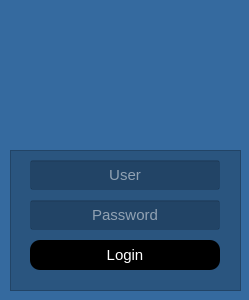
<?xml version="1.0" encoding="UTF-8"?>
<ui version="4.0">
 <class>Login</class>
 <widget class="QWidget" name="Login">
  <property name="geometry">
   <rect>
    <x>0</x>
    <y>0</y>
    <width>249</width>
    <height>300</height>
   </rect>
  </property>
  <property name="windowTitle">
   <string>Login</string>
  </property>
  <property name="styleSheet">
   <string notr="true">background-color: rgb(53, 106, 159);
</string>
  </property>
  <widget class="QFrame" name="frame">
   <property name="geometry">
    <rect>
     <x>10</x>
     <y>150</y>
     <width>231</width>
     <height>141</height>
    </rect>
   </property>
   <property name="styleSheet">
    <string notr="true">background-color: rgba(0, 0, 0,0.2);</string>
   </property>
   <property name="frameShape">
    <enum>QFrame::StyledPanel</enum>
   </property>
   <property name="frameShadow">
    <enum>QFrame::Raised</enum>
   </property>
   <widget class="QLineEdit" name="txt_user">
    <property name="geometry">
     <rect>
      <x>20</x>
      <y>10</y>
      <width>190</width>
      <height>30</height>
     </rect>
    </property>
    <property name="font">
     <font>
      <pointsize>11</pointsize>
     </font>
    </property>
    <property name="styleSheet">
     <string notr="true">color: rgb(255, 255, 255);</string>
    </property>
    <property name="alignment">
     <set>Qt::AlignCenter</set>
    </property>
    <property name="placeholderText">
     <string>User</string>
    </property>
   </widget>
   <widget class="QLineEdit" name="txt_password">
    <property name="geometry">
     <rect>
      <x>20</x>
      <y>50</y>
      <width>190</width>
      <height>30</height>
     </rect>
    </property>
    <property name="font">
     <font>
      <pointsize>11</pointsize>
     </font>
    </property>
    <property name="styleSheet">
     <string notr="true">color: rgb(255, 255, 255);</string>
    </property>
    <property name="echoMode">
     <enum>QLineEdit::Password</enum>
    </property>
    <property name="alignment">
     <set>Qt::AlignCenter</set>
    </property>
    <property name="placeholderText">
     <string>Password</string>
    </property>
   </widget>
   <widget class="QPushButton" name="btn_login">
    <property name="geometry">
     <rect>
      <x>20</x>
      <y>90</y>
      <width>190</width>
      <height>30</height>
     </rect>
    </property>
    <property name="font">
     <font>
      <pointsize>11</pointsize>
     </font>
    </property>
    <property name="cursor">
     <cursorShape>PointingHandCursor</cursorShape>
    </property>
    <property name="styleSheet">
     <string notr="true">QPushButton{
	background-color: rgb(0, 0, 0);
	color: rgb(255, 255, 255);
	border-radius:10px;
}

QPushButton:hover{
	background-color: rgb(255, 255, 255);
	color: rgb(0, 0, 0);
}</string>
    </property>
    <property name="text">
     <string>Login</string>
    </property>
   </widget>
  </widget>
  <widget class="QLabel" name="label">
   <property name="geometry">
    <rect>
     <x>40</x>
     <y>10</y>
     <width>171</width>
     <height>141</height>
    </rect>
   </property>
   <property name="text">
    <string/>
   </property>
   <property name="pixmap">
    <pixmap>_imgs/icon_title.png</pixmap>
   </property>
   <property name="scaledContents">
    <bool>true</bool>
   </property>
  </widget>
  <zorder>label</zorder>
  <zorder>frame</zorder>
 </widget>
 <resources/>
 <connections/>
</ui>
